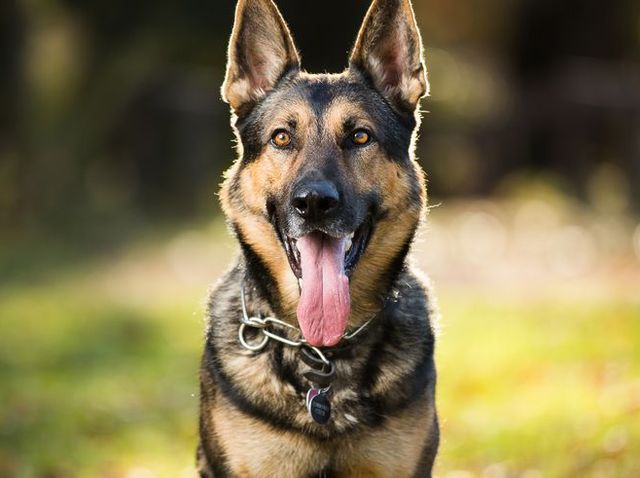
#> input picture smartest-dog-breeds-1553287693.jpg, 640 x 478 px
$ jupyter execute 'Data Augumentation using Pillow on image data .ipynb'
#> lines starting #> are read from the running program, lines starting #| are printed output that depends on the picture
[cell 1]
import os
from PIL import Image

[cell 2]
from PIL import ImageFilter

[cell 3]
im = Image.open(r"smartest-dog-breeds-1553287693.jpg")
#> im is the input picture: PIL image 640x478 RGB; mean R, G, B 124, 112.6, 74.8

[cell 4]
im.show()

[cell 5]
im=im.convert("RGB")

[cell 6]
r,g,b=im.split()
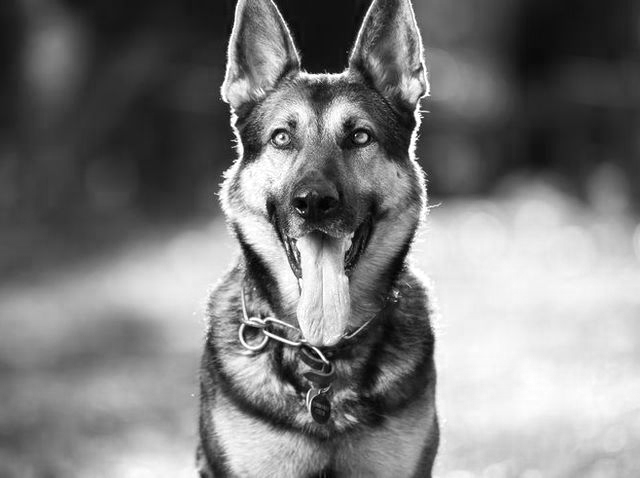
#> r: PIL image 640x478 L; min 0, max 255, mean 124
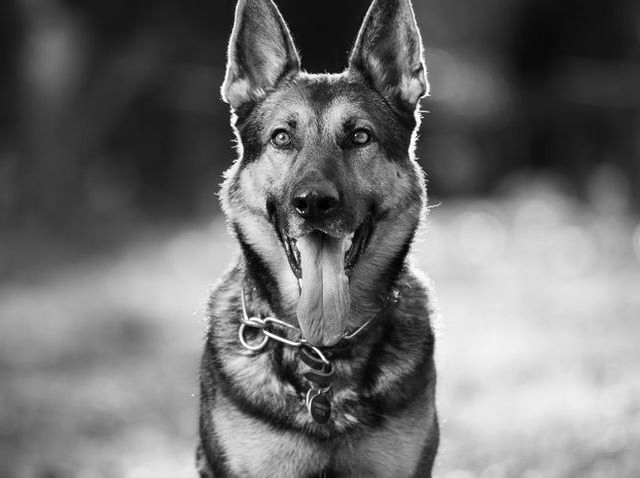
#> g: PIL image 640x478 L; min 0, max 255, mean 112.6
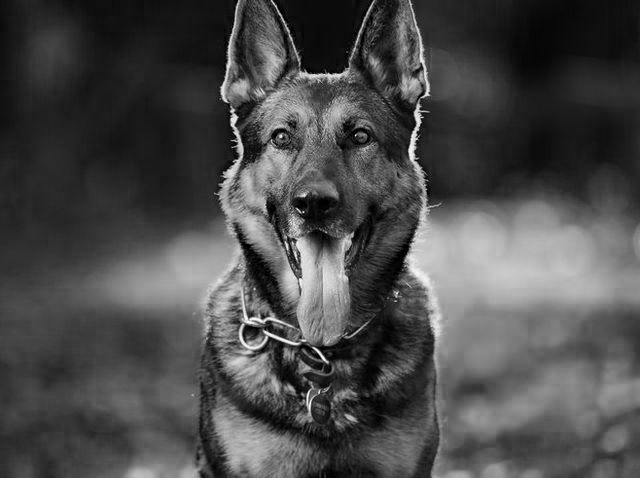
#> b: PIL image 640x478 L; min 0, max 255, mean 74.8

[cell 7]
r.show()

[cell 8]
b.show()

[cell 9]
g.show()

[cell 10]
rs=r.convert("RGB")
rs.show()

[cell 11]
gs=g.convert("RGB")
gs.show()

[cell 12]
bs=b.convert("RGB")
bs.show()
